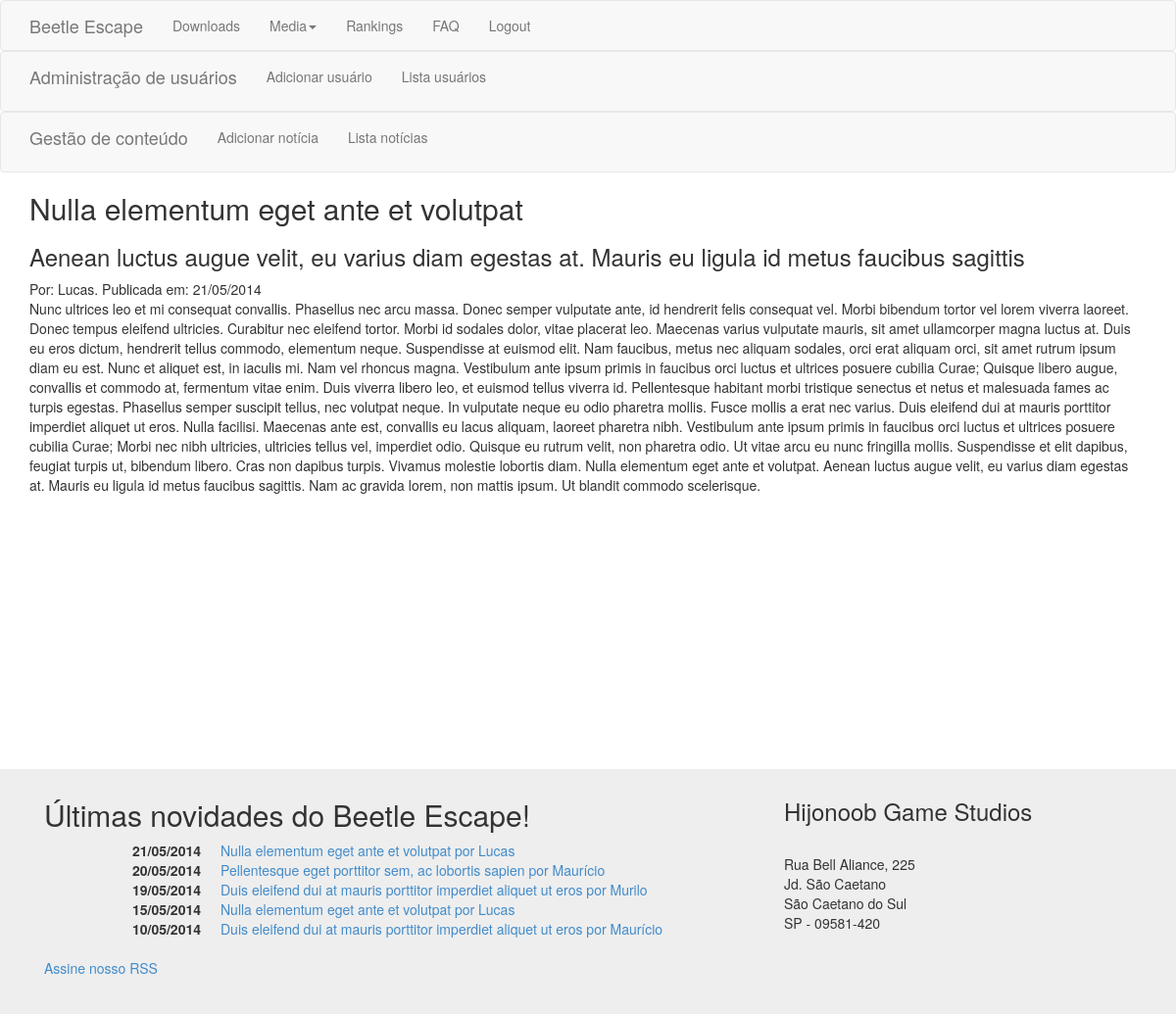
/noticia.php?id=6 (signed in), run on the app's committed database.
### tables this page shows
CREATE TABLE `noticias` (
  `id` int(200) NOT NULL,
  `titulo` varchar(200) NOT NULL,
  `descricao` varchar(600) NOT NULL,
  `autor` varchar(100) NOT NULL,
  `data` varchar(100) NOT NULL,
  `texto` varchar(5000) NOT NULL
);

### noticia.php (the view, shortened to what this page needs)
<?php
	include 'templates/header.php';
?>
		  	<div class="container">
			<?php
				include 'restrito/conexao.php';
				$id = htmlspecialchars($_GET["id"]);
				if($id){
					if ($sql = $conexao->prepare("SELECT titulo, descricao, autor, data, texto FROM noticias WHERE id = ?")) {
						$sql->bind_param('i', $id);
						$sql->execute();
						$sql->bind_result($titulo, $descricao, $autor, $data, $texto);
					}
				}
			?>
			<h2> <?php echo $titulo; ?> </h2>
			<h3> <?php echo $descricao; ?> </h3>
			<span class="noticiaautor">Por: <?php echo $autor; ?>. </span>
			<span class="noticiadata">Publicada em: <?php echo $data; ?></span>
			<p class="noticiatexto"><?php echo $texto; ?></p>
		</div>
<?php include 'templates/footer.php' ?>

### templates/footer.php (shortened to what this page needs)
      <div class="push"></div>
      <div class="jumbotron footer">
          <div class="container">
              <div class="col-md-8" id="mailing-form" >
                <h2>Últimas novidades do Beetle Escape!</h2>
                <div class="listanoticia">
                  <dl class="dl-horizontal">
                    <?php
                      include 'restrito/conexao.php';
                      $resultado = $conexao->query("SELECT titulo, autor, data, id FROM noticias ORDER BY data DESC LIMIT 5");
                      while ($linha = $resultado->fetch_assoc()){
                        echo '<dt>' . $linha['data'] . '</dt>';
                        echo '<dd> <a href="noticia.php?id=' . $linha['id'] . '">' . $linha['titulo'] .' por '. $linha['autor'] .' </a></dd>';
                      }
                    ?>
                  </dl>
                </div>
                <div class="rss">
                  <a href="rss.php">Assine nosso RSS</a>
                </div>
              </div>
              <div class="col-md-4">
                  <h3>Hijonoob Game Studios</h3><br>
                  Rua Bell Aliance, 225<br>
                  Jd. São Caetano<br>
                  São Caetano do Sul<br>
                  SP - 09581-420
              </div>
          </div>
      </div>
    </div>
  </body>
</html>

### css/main.css (style rules this page uses)
#mailing-form { padding-left: 0; }
* { margin: 0; }
html, body { height: 100%; }
.footer, .push { height: 250px; }
.footer { padding-top: 10px; margin-top: 20px; margin-bottom: 0; background-color: #eee; }

### data on the page
noticias: titulo "Nulla elementum eget ante et volutpat", descricao "Aenean luctus augue velit, eu varius diam egestas at. Mauris eu ligula id metus faucibus sagittis", autor "Lucas", data "21/05/2014", texto "Nunc ultrices leo et mi consequat convallis. Phasellus nec arcu massa. Donec semper vulputate ante, id hendrerit felis consequat vel. Morbi bibendum tortor vel lorem viverra laoreet. Donec tempus eleifend ultricies. Curabitur nec eleifend tortor. Morbi id sodales dolor, vitae placerat leo. Maecenas varius vulputate mauris, sit amet ullamcorper magna luctus at. Duis eu eros dictum, hendrerit tellus commodo, elementum neque. Suspendisse at euismod elit. Nam faucibus, metus nec aliquam sodales, orci erat aliquam orci, sit amet rutrum ipsum diam eu est. Nunc et aliquet est, in iaculis mi. Nam vel rhoncus magna. Vestibulum ante ipsum primis in faucibus orci luctus et ultrices posuere cubilia…"
noticias: data "20/05/2014", titulo "Pellentesque eget porttitor sem, ac lobortis sapien", autor "Maurício"
noticias: data "19/05/2014", titulo "Duis eleifend dui at mauris porttitor imperdiet aliquet ut eros", autor "Murilo"
noticias: data "15/05/2014", titulo "Nulla elementum eget ante et volutpat", autor "Lucas"
noticias: data "10/05/2014", titulo "Duis eleifend dui at mauris porttitor imperdiet aliquet ut eros", autor "Maurício"
